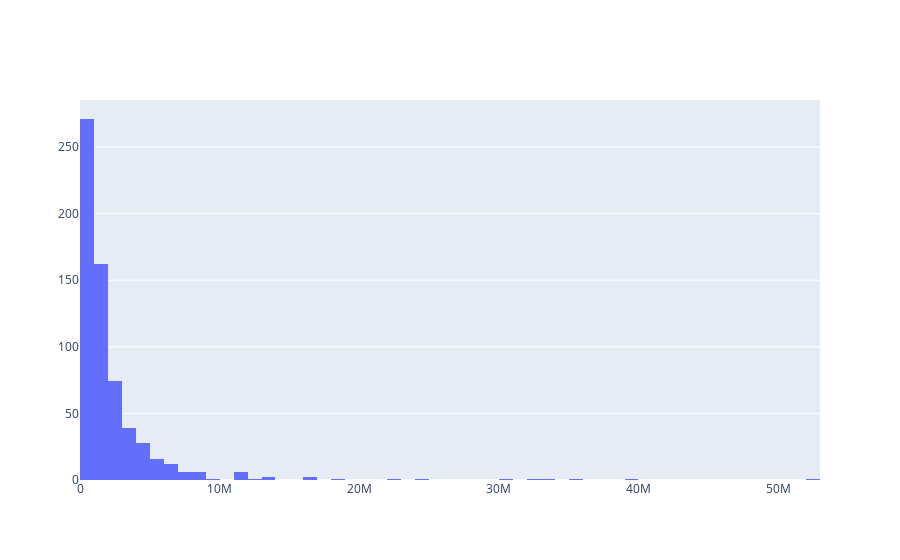

The cell this chart's notebook holds for it:
### Markdown cell above
## go.Histogram 기본

### Code cell
fig = go.Figure(data=[go.Histogram(
    x=data[target_bincol]
    
)])
fig.show()

### Figure 1 — Plotly figure (JSON) as saved in the notebook; plotly's stock layout.template omitted (floating-point values rounded to 4 significant figures; data arrays with more than 128 entries replaced by an {"elided": "..."} marker saying what was removed)
{"data": [{"type": "histogram", "x": {"elided": "635 int values"}}], "layout": {}}
